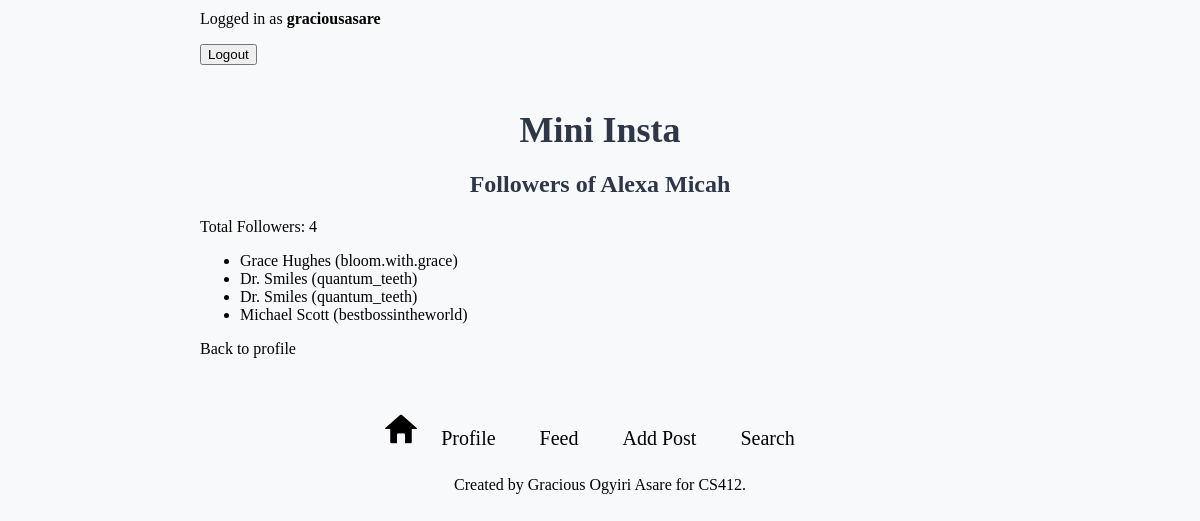
Screenshot of /mini_insta/profile/1/followers/ (signed in) with the database file from the repository.
### mini_insta/models.py (models this page shows, shortened)
class Profile(models.Model):
    username = models.TextField(blank=True)
    display_name = models.TextField(blank=True)
    profile_image_url = models.URLField(blank=True)
    bio_text = models.TextField(blank=True)
    join_date = models.DateTimeField(auto_now=True) #set the joined date automatically
    user = models.ForeignKey(User, on_delete=models.CASCADE) #foreign key to User model
    def get_followers(self):
        followers = Follow.objects.filter(profile=self)
        return [f.follower_profile for f in followers]
    def get_num_followers(self):
        followers = Follow.objects.filter(profile=self)
        return followers.count()

### mini_insta/views.py (the view)
# urls.py: path('profile/<int:pk>/followers/', ShowFollowersDetailView.as_view(), name='show_followers'),
class ShowFollowersDetailView(DetailView):
    model = Profile
    template_name = 'mini_insta/show_followers.html'
    context_object_name = 'profile'

### mini_insta/templates/mini_insta/show_followers.html
{% extends "mini_insta/base.html" %}{% block content %}
<h2>Followers of {{ profile.display_name }}</h2>
<p>Total Followers: {{ profile.get_num_followers }}</p>
<ul>
    {% for follower in profile.get_followers %}
        <li>
            <a href="{% url 'show_profile' follower.pk %}">
                {{ follower.display_name }} ({{ follower.username }})
            </a>
        </li>
    {% empty %}
        <li>No followers yet.</li>
    {% endfor %}
</ul>
<a href="{% url 'show_profile' profile.pk %}">Back to profile</a>
{% endblock content %}

### mini_insta/templates/mini_insta/base.html (shortened to what this page needs)
{% load static %}
<html>
  <head>
    <link rel="stylesheet" href="{% static 'mini_insta-style.css' %}" />
  </head>
  <body>
    {% if request.user.is_authenticated %}
    <p> Logged in as <strong>{{ user.username }}</strong> </p>
    <form method="post" action="{% url 'logout' %}" style="display: inline">
      <button type="submit">Logout</button>
    </form>
    {% else %}
    <p>Not logged in.</p>
    <a href="{% url 'login' %}"><button type="submit">Login</button></a>
    <a href="{% url 'create_profile' %}"
      ><button type="submit">Register</button></a
    >
    {% endif %}
    <h1>Mini Insta</h1>
    {% block content %} {% endblock content %}
    <footer>
      <p>
        {% if profile %}
        <a href="{% url 'show_feed' %}">
          <img
            src="{% static 'home-btn.png' %}"
            alt="home button"
            width="32"
            height="32"
          />
        </a>
        <a href="{% url 'show_profile' profile.pk %}" class="add-btn"
          >Profile</a
        >
        <a href="{% url 'show_all_profiles' %}" class="add-btn">Feed</a>
        <a href="{% url 'create_post' %}" class="add-btn">Add Post</a>
        <a href="{% url 'profile_search' %}" class="add-btn">Search</a>
        {% endif %}
      </p>
      <p>Created by Gracious Ogyiri Asare for CS412. </p>
    </footer>
  </body>
</html>

### static/mini_insta-style.css (style rules this page uses)
body { font-family: "Times New Roman", Times, serif, sans-serif; background-color: #f8f9fa; max-width: 800px; margin: 0 auto; padding: 10px; }
h1 { font-size: 36px; padding-top: 20px; }
h1, h2, h3 { text-align: center; color: #2d3748; margin-bottom: 20px; }
a:link, a:visited, a:hover, a:active { color: inherit; text-decoration: none; }
footer { text-align: center; margin-top: 55px; font-size: 16px; margin-bottom: 30px; }
.add-btn { display: inline-block; padding: 10px 20px; font-size: 20px; }

### rows the page displays
Profile: display_name "Alexa Micah", get_num_followers "4"
Profile: display_name "Grace Hughes", username "bloom.with.grace"
Profile: display_name "Dr. Smiles", username "quantum_teeth"
Profile: display_name "Michael Scott", username "bestbossintheworld"

### other values shown
{{ user.username }} "graciousasare"
